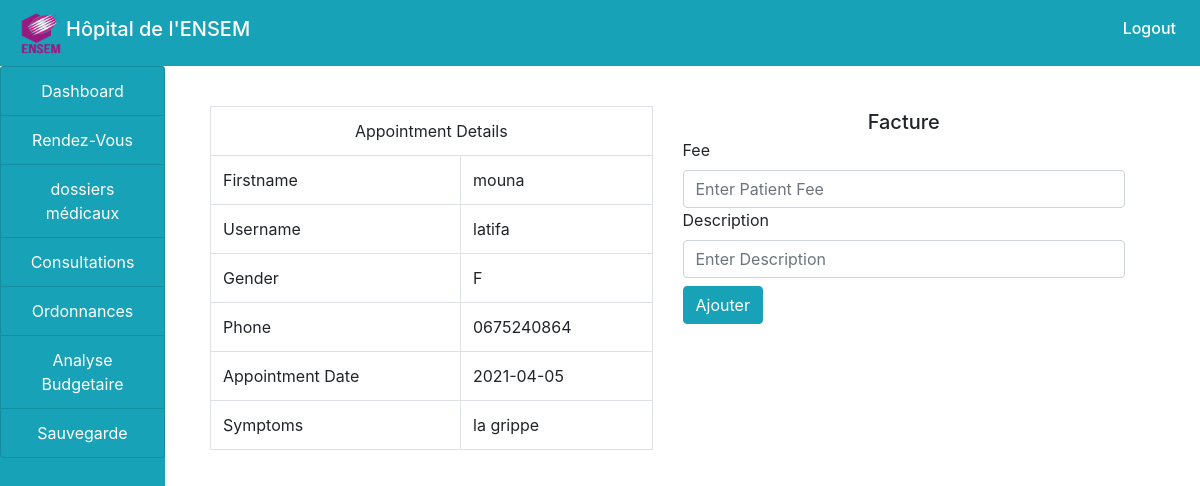
Page /Cabinet_Médical/secretary/discharge.php?ID=1 on the committed database.
### tables this page shows
CREATE TABLE `appointment` (
  `ID` int(100) NOT NULL AUTO_INCREMENT,
  `firstname` varchar(100) NOT NULL,
  `username` varchar(100) NOT NULL,
  `gender` varchar(100) NOT NULL,
  `phone` varchar(100) NOT NULL,
  `appointment_date` varchar(100) NOT NULL,
  `symptoms` varchar(100) NOT NULL,
  `status` varchar(100) NOT NULL,
  `date_booked` varchar(100) NOT NULL,
  PRIMARY KEY (`ID`)
);

### Cabinet_Médical/secretary/discharge.php (the view, shortened to what this page needs)
<!doctype html>
<html >
<head>
</head>
<body>
  <?php
  include("../include/header.php");
  include("../include/connection.php");
  ?>
  <div class="container-fluid">
  <div class="col-md-12">
  <div class="row">
  <div class="col-md-2" style="margin-left: -30px;">
  <?php
  include("sidenav.php");
  ?>
  </div>
  <div class="col-md-10">
  <h5  class="my-2 text-white">Total Appointment</h5>
  <?php
  if(isset($_GET['ID'])){
        $ID=$_GET['ID'];
        $query="SELECT * FROM appointment WHERE ID='$ID'";
        $res=mysqli_query($connect,$query);
        $row=mysqli_fetch_array($res);
    }
    ?>
  <div class="col-md-12">
  <div class="row">
  <div class="col-md-6" >
  <table class="table table-bordered">
  <tr>
  <td colspan="2"  class="text-center">Appointment Details</td>
  </tr>
  <tr>
  <td >Firstname</td>
  <td ><?php echo $row['firstname']; ?></td>
  </tr>
  <tr>
  <td >Username</td>
  <td ><?php echo $row['username']; ?></td>
  </tr>
  <tr>
  <td >Gender</td>
  <td ><?php echo $row['gender'];?></td>
  </tr>
  <tr>
  <td >Phone</td>
  <td ><?php echo $row['phone'];?></td>
  </tr>
  <tr>
  <td >Appointment Date</td>
  <td ><?php echo $row['appointment_date'];?></td>
  </tr>
  <tr>
  <td >Symptoms</td>
  <td ><?php echo $row['symptoms'];?></td>
  </tr>
  </table>
  </div>
  <div class="col-md-6" >
  <h5 class="text-center my-1">Facture</h5>
  <form methode="post">
  <label>Fee</label>
  <input type="number" name="fee" class="form-control" autocomplete="off" placeholder="Enter Patient Fee">
  <label>Description</label>
  <input type="text" name="des" class="form-control" autocomplete="off" placeholder="Enter Description">
  <input type="submit" name="Ajouter" value="Ajouter" class="btn btn-info my-2">
  </form>
  </div></div></div></div></div></div></div>
  </body>
  </html>

### rows in the picture
appointment: firstname "mouna", username "latifa", gender "F", phone "0675240864", appointment_date "2021-04-05", symptoms "la grippe"
